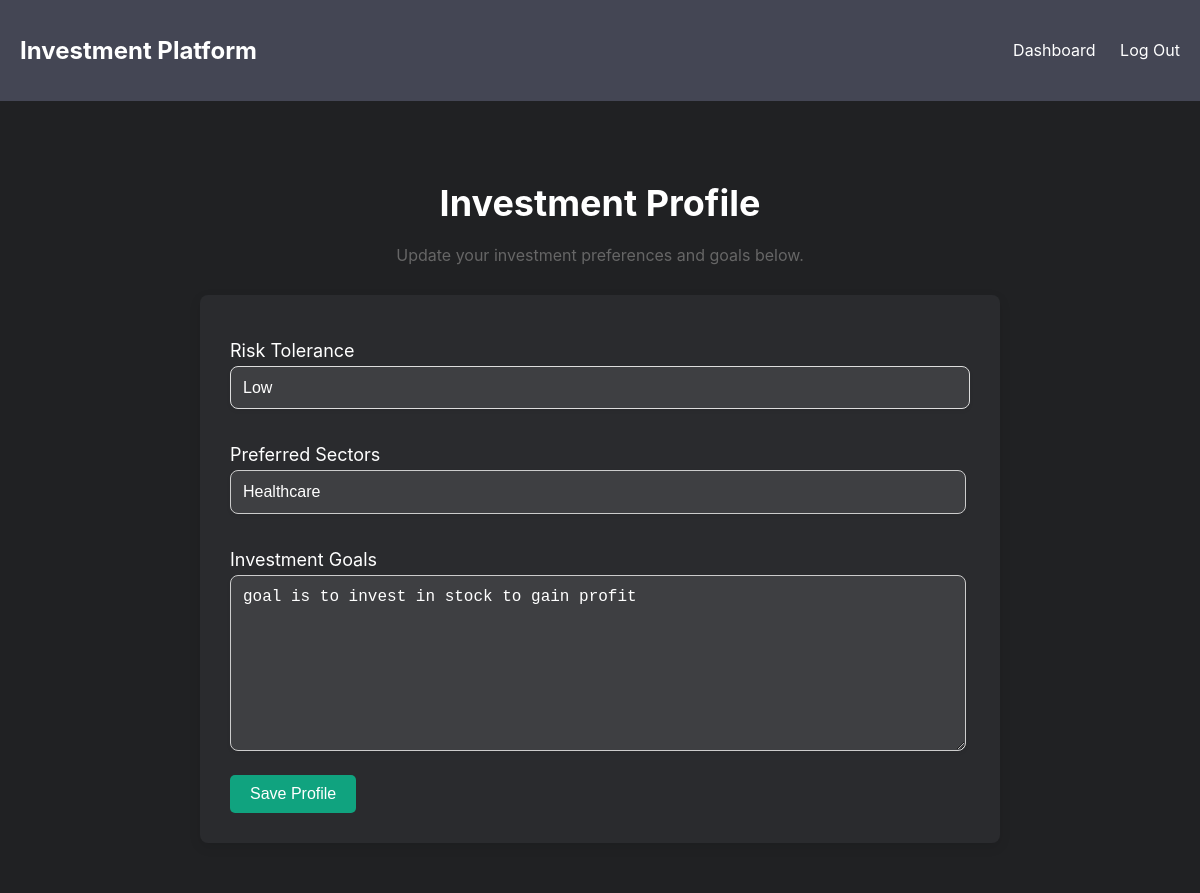
Page /profile (signed in) on the earlier database version.
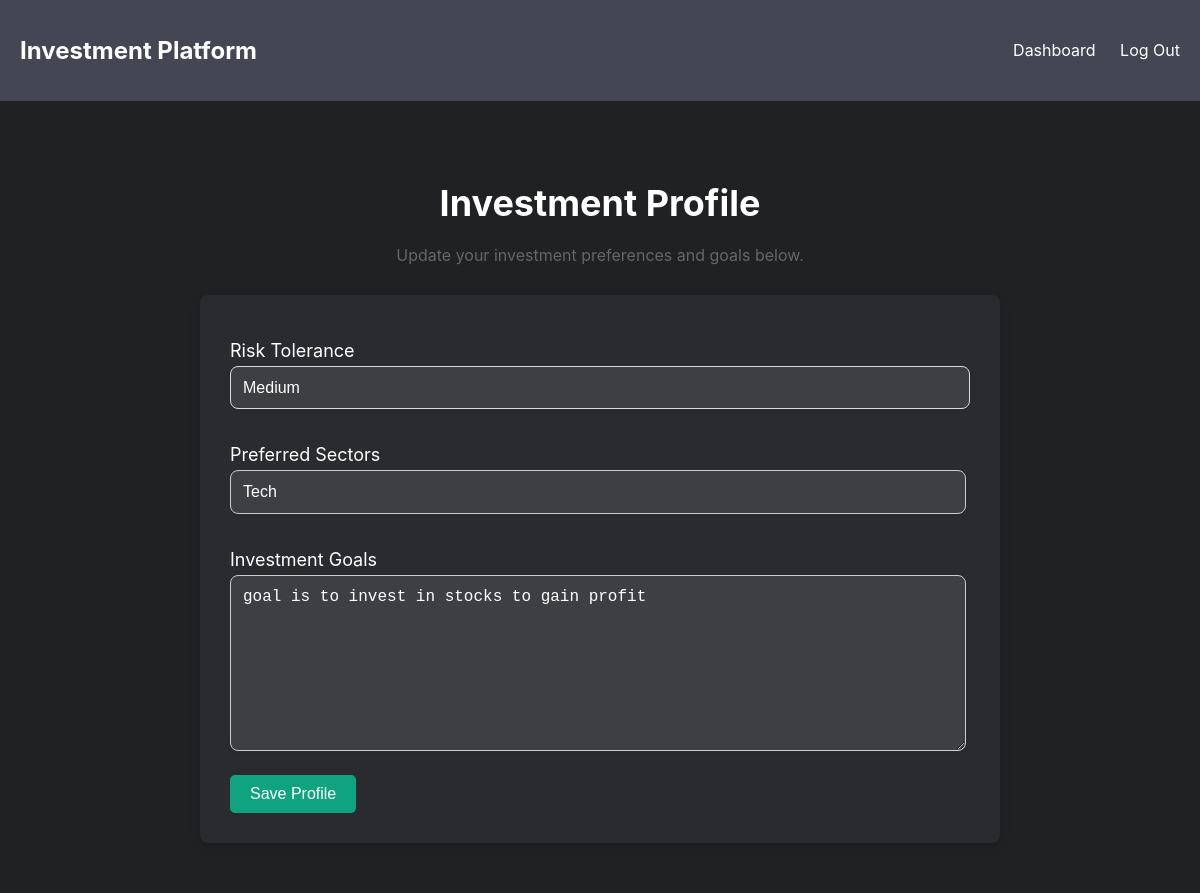
Same page on the later database version.
### tables this page shows
CREATE TABLE investment_profiles (
                user_id INTEGER PRIMARY KEY,
                risk_tolerance TEXT,
                preferred_sectors TEXT,
                investment_goals TEXT
            );

### app.py (the view, shortened to what this page needs)
@app.route('/profile', methods=['GET', 'POST'])
def profile():
    if 'user_id' not in session:
        return redirect('/login')
    conn = get_db_connection()
    profile = conn.execute('SELECT * FROM investment_profiles WHERE user_id = ?', (session['user_id'],)).fetchone()
    conn.close()
    return render_template('profile.html', profile=profile)

### app.py (called while the page is built)
def get_db_connection():
    conn = sqlite3.connect(DATABASE)
    conn.row_factory = sqlite3.Row
    return conn

### templates/profile.html (shortened to what this page needs)
<!DOCTYPE html>
<html lang="en">
  <head>
    <link rel="stylesheet" href="/static/css/styleprofile.css" />
  </head>
  <body>
    <nav class="navbar">
      <div class="container">
        <h1 class="brand">Investment Platform</h1>
        <ul class="nav-links">
          <li><a href="/">Dashboard</a></li>
          <li><a href="/logout">Log Out</a></li>
        </ul>
      </div>
    </nav>
    <section class="profile">
      <div class="container">
        <h2>Investment Profile</h2>
        <p>Update your investment preferences and goals below.</p>
        <form method="POST" action="/profile" class="profile-form">
          <label for="risk_tolerance">Risk Tolerance</label>
          <select name="risk_tolerance" id="risk_tolerance" required>
            <option value="low" {% if profile and profile['risk_tolerance'] == 'low' %}selected{% endif %}>Low</option>
            <option value="medium" {% if profile and profile['risk_tolerance'] == 'medium' %}selected{% endif %}>Medium</option>
          </select>
          <label for="preferred_sectors">Preferred Sectors</label>
          <input type="text" name="preferred_sectors" id="preferred_sectors" value="{{ profile['preferred_sectors'] if profile else '' }}" required />
          <label for="investment_goals">Investment Goals</label>
          <textarea name="investment_goals" id="investment_goals" required>{{ profile['investment_goals'] if profile else '' }}</textarea>
          <button type="submit" class="btn">Save Profile</button>
        </form>
      </div>
    </section>
  </body>
</html>

Differences in the rows shown:
changed investment_profiles: risk_tolerance "Low" → "Medium"; preferred_sectors "Healthcare" → "Tech"; investment_goals "goal is to invest in stock to gain profit" → "goal is to invest in stocks to gain profit"
